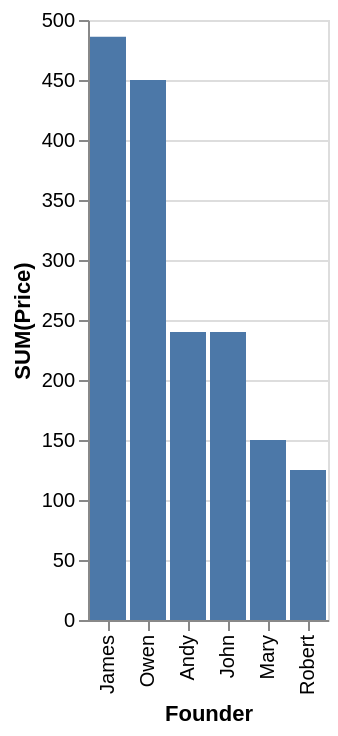

The specification (Vega-Lite) saved for this image:
### Vega-Lite specification from a JSON file in a GitHub repository (floating-point values rounded to 4 significant figures)
{"data": {"values": [{"x_data": "Andy", "y_data": 240}, {"x_data": "James", "y_data": 486}, {"x_data": "John", "y_data": 240}, {"x_data": "Mary", "y_data": 150}, {"x_data": "Owen", "y_data": 450}, {"x_data": "Robert", "y_data": 125}]}, "mark": "bar", "encoding": {"x": {"field": "x_data", "type": "nominal", "title": "Founder", "sort": {"op": "sum", "field": "y_data", "order": "descending"}}, "y": {"field": "y_data", "type": "quantitative", "title": "SUM(Price)"}}}
